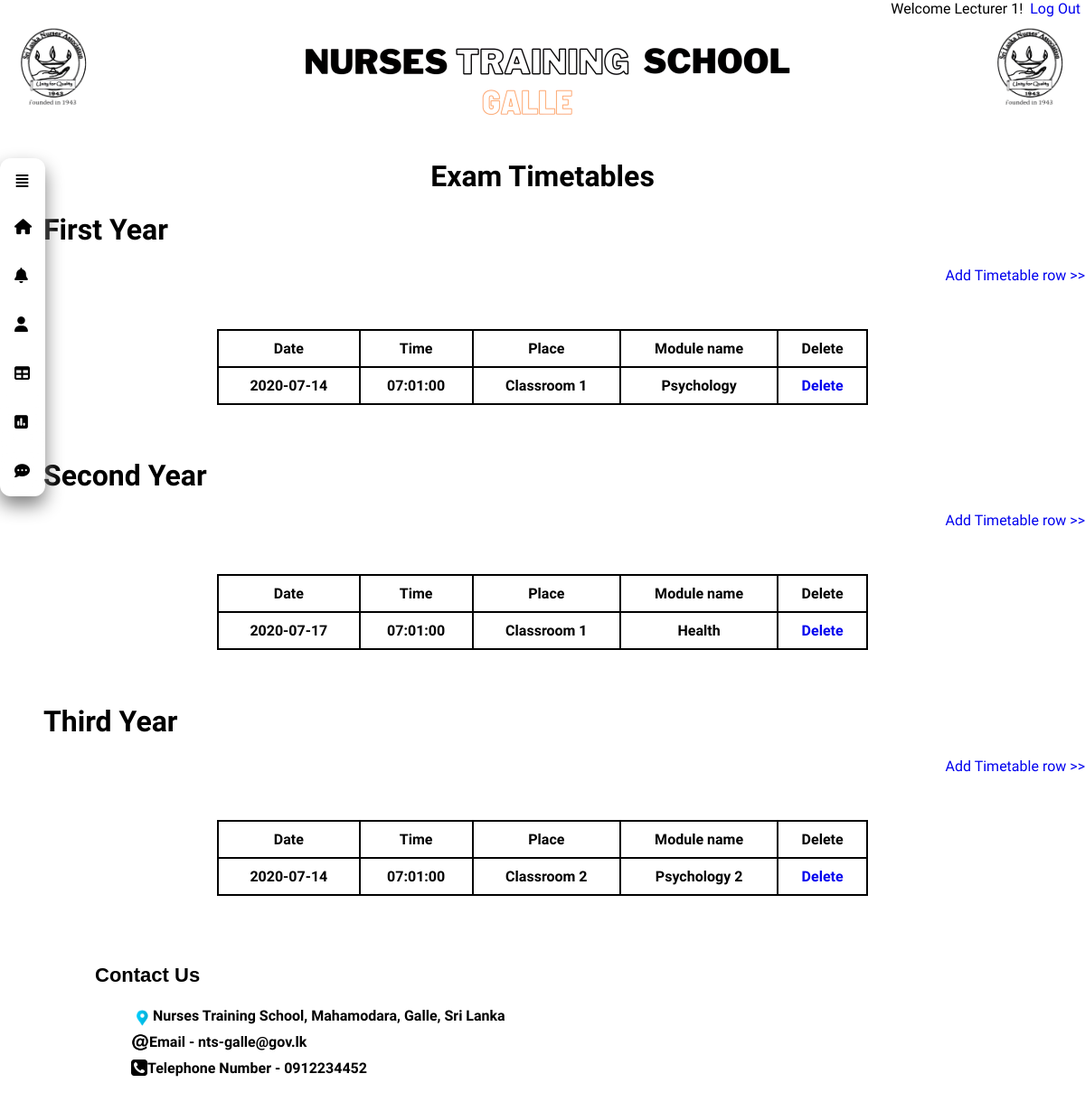
The app's page /add_exam_timetables.php (signed in) with its own data.
### tables this page shows
CREATE TABLE `timetable` (
  `Date` date DEFAULT NULL,
  `Time` time DEFAULT NULL,
  `Place` varchar(50) NOT NULL,
  `Module_name` varchar(50) NOT NULL,
  `is_deleted` tinyint(1) NOT NULL
);

CREATE TABLE `timetable2` (
  `Date` date DEFAULT NULL,
  `Time` time DEFAULT NULL,
  `Place` varchar(50) NOT NULL,
  `Module_name` varchar(50) NOT NULL,
  `is_deleted` tinyint(1) NOT NULL
);

CREATE TABLE `timetable3` (
  `Date` date DEFAULT NULL,
  `Time` time DEFAULT NULL,
  `Place` varchar(50) NOT NULL,
  `Module_name` varchar(50) NOT NULL,
  `is_deleted` tinyint(1) NOT NULL
);

### Model/db-add-exam-timetables.php (the view, shortened to what this page needs)
<?php require_once('inc/dbconnection.php'); ?>
<?php
	$timeTable_list = '';
	$query = "SELECT * FROM timeTable WHERE is_deleted=0 ORDER BY Date,Time";
	$timeTables= mysqli_query($connection, $query);
	if ($timeTables){	while ($timeTable = mysqli_fetch_assoc($timeTables)) {
		$timeTable_list .= "<tr>";
		$timeTable_list .= "<td>{$timeTable['Date']}</td>";
		$timeTable_list .= "<td>{$timeTable['Time']}</td>";
		$timeTable_list .= "<td>{$timeTable['Place']}</td>";
		$timeTable_list .= "<td>{$timeTable['Module_name']}</td>";
		$timeTable_list .= "<td><a href=\"Model/delete-row.php?variable=timetable&del=$timeTable[Module_name]\">Delete</a></td>";
		$timeTable_list .= "</tr>";
	}
}
	$timeTable2_list = '';
	$query = "SELECT * FROM timeTable2 ORDER BY Date,Time";
	$timeTables= mysqli_query($connection, $query);
	if ($timeTables){	while ($timeTable2 = mysqli_fetch_assoc($timeTables)) {
		$timeTable2_list .= "<tr>";
		$timeTable2_list .= "<td>{$timeTable2['Date']}</td>";
		$timeTable2_list .= "<td>{$timeTable2['Time']}</td>";
		$timeTable2_list .= "<td>{$timeTable2['Place']}</td>";
		$timeTable2_list .= "<td>{$timeTable2['Module_name']}</td>";
		$timeTable2_list .= "<td><a href=\"Model/delete-row.php?variable=timetable2&del=$timeTable2[Module_name]\">Delete</a></td>";
		$timeTable2_list .= "</tr>";
		}
	}
	else{
		echo "database query failed";
	}
	$timetable3_list = '';
	$query = "SELECT * FROM timetable3 ORDER BY Date,Time";
	$timeTables= mysqli_query($connection, $query);
	if ($timeTables){	while ($timetable3 = mysqli_fetch_assoc($timeTables)) {
		$timetable3_list .= "<tr>";
		$timetable3_list .= "<td>{$timetable3['Date']}</td>";
		$timetable3_list .= "<td>{$timetable3['Time']}</td>";
		$timetable3_list .= "<td>{$timetable3['Place']}</td>";
		$timetable3_list .= "<td>{$timetable3['Module_name']}</td>";
		$timetable3_list .= "<td><a href=\"Model/delete-row.php?variable=timetable3&del=$timetable3[Module_name]\">Delete</a></td>";
		$timetable3_list .= "</tr>";
		}
	}
	else{
		echo "database query failed";
	}
 ?>

### css/view-exam-timeTables.css (style rules this page uses)
* { font-family: 'Work Sans', sans-serif; text-decoration: none; }
body, html { padding: 0; margin: 0; width: 100%; box-sizing: border-box; }
table.masterlist th, table.masterlist td { padding: 10px; border-bottom: 2px solid ; border-left: 2px solid ; }

### css/student-profile.css (style rules this page uses)
* { font-family: 'Work Sans', sans-serif; text-decoration: none; }
body, html { padding: 0; margin: 0; width: 100%; box-sizing: border-box; background-attachment: fixed; background-size: cover; background-position: center; }

### records on screen
timetable: Date "2020-07-14", Time "07:01:00", Place "Classroom 1", Module_name "Psychology"
timetable2: Date "2020-07-17", Time "07:01:00", Place "Classroom 1", Module_name "Health"
timetable3: Date "2020-07-14", Time "07:01:00", Place "Classroom 2", Module_name "Psychology 2"

### other values on screen
$_SESSION['first_name'] "Lecturer 1"
